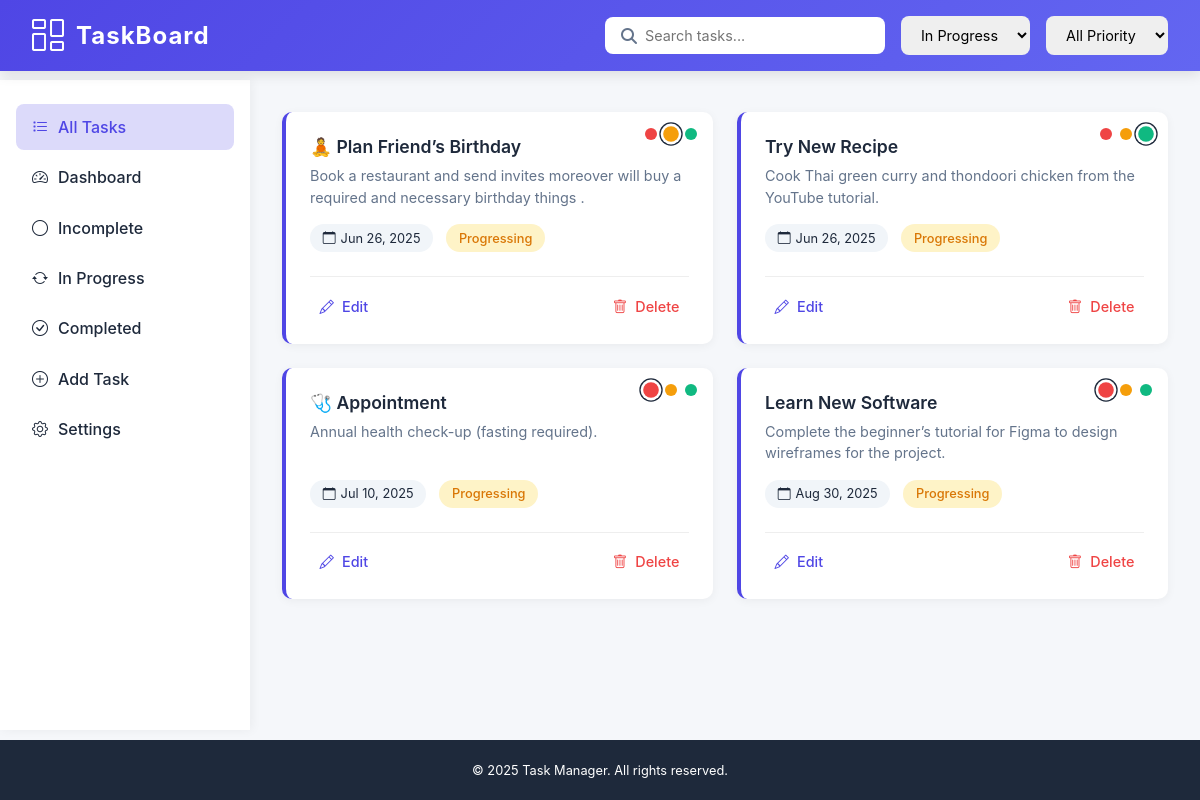
The page /list/?status=progressing (signed in) on the database its author committed.
### app/models.py (models this page shows, shortened)
class Task(models.Model):
    user = models.ForeignKey(User, on_delete=models.CASCADE, null=True, blank=True)  # Link task to user
    title = models.CharField(max_length=255)
    description = models.TextField(blank=True)  # no need for null=True with TextField
    due_date = models.DateField()
    STATUS_CHOICES = [
        ('incomplete', 'Incomplete'),
        ('progressing', 'Progressing'),
        ('completed', 'Completed'),
    ]
    status = models.CharField(max_length=20, choices=STATUS_CHOICES, default='incomplete')
    PRIORITY_CHOICES = [
        ('low', 'Low'),
        ('medium', 'Medium'),
        ('high', 'High'),
    ]
    priority = models.CharField(max_length=20, choices=PRIORITY_CHOICES, default='medium')

### app/views.py (the view)
# urls.py: path('list/', views.task_list, name='task_list'),
def task_list(request):
    status = request.GET.get('status')  # Get the 'status' query parameter
    query = request.GET.get('q')  # Get the 'q' query parameter for search
    tasks = Task.objects.filter(user=request.user)
    if status:
        tasks = tasks.filter(status=status)  # Maintain user filter and add status filter
    if query:
        tasks = tasks.filter(title__icontains=query)  # Maintain all previous filters and add search
    return render(request, 'task_list.html', {'tasks': tasks})

### app/templates/task_list.html (shortened to what this page needs)
{% load static %}
<!DOCTYPE html>
<html lang="en">
<head>
    <link rel="stylesheet" href="https://cdnjs.cloudflare.com/ajax/libs/font-awesome/6.4.0/css/all.min.css">
    <link href="https://cdn.jsdelivr.net/npm/bootstrap-icons@1.10.0/font/bootstrap-icons.css" rel="stylesheet">
</head>
<body>
    <header>
        <div class="logo-container">
            <i class="bi bi-columns-gap logo" style="color: white;"></i>
            <span class="app-name">TaskBoard</span>
        </div>
        <div class="header-controls">
            <form method="get" class="search-container">
                <i class="fas fa-search search-icon"></i>
                <input type="text" name="q" placeholder="Search tasks..." value="{{ request.GET.q }}">
            </form>
            <select name="status" class="filter-select">
                <option value="progressing" {% if request.GET.status == "progressing" %}selected{% endif %}>In Progress</option>
            </select>
            <select name="priority" class="filter-select">
                <option value="">All Priority</option>
            </select>
        </div>
    </header>
    <div class="main-content">
        <div class="sidebar">
            <ul class="sidebar-menu">
                <li class="active">
                    <a href="{% url 'task_list' %}" class="sidebar-link">
                        <i class="bi bi-list-task"></i> All Tasks
                    </a>
                </li>
                <li>
                    <a href="{% url 'dashboard' %}" class="sidebar-link">
                        <i class="bi bi-speedometer2"></i> Dashboard
                    </a>
                </li>
                <li>
                    <a href="{% url 'task_list' %}?status=incomplete" class="sidebar-link">
                        <i class="bi bi-circle"></i> Incomplete
                    </a>
                </li>
                <li>
                    <a href="{% url 'task_list' %}?status=progressing" class="sidebar-link">
                        <i class="bi bi-arrow-repeat"></i> In Progress
                    </a>
                </li>
                <li>
                    <a href="{% url 'task_list' %}?status=completed" class="sidebar-link">
                        <i class="bi bi-check-circle"></i> Completed
                    </a>
                </li>
                <li>
                    <a href="{% url 'add_task' %}" class="sidebar-link">
                        <i class="bi bi-plus-circle"></i> Add Task
                    </a>
                </li>
                <li>
                    <a href="{% url 'settings' %}" class="sidebar-link">
                        <i class="bi bi-gear"></i> Settings
                    </a>
                </li>
            </ul>
        </div>
        <div class="task-container">
            <div class="task-grid">
                {% for task in tasks %}
                <div class="task-card" data-task-id="{{ task.id }}">
                    <div class="priority-buttons">
                        <div class="priority-btn high {% if task.priority == 'high' %}active{% endif %}" title="High Priority"></div>
                        <div class="priority-btn medium {% if task.priority == 'medium' %}active{% endif %}" title="Medium Priority"></div>
                        <div class="priority-btn low {% if task.priority == 'low' %}active{% endif %}" title="Low Priority"></div>
                    </div>
                    <h3 class="task-title">{{ task.title }}</h3>
                    <p class="task-description">{{ task.description|truncatechars:100 }}</p>
                    <div class="task-meta">
                        <span class="task-date">
                            <i class="bi bi-calendar"></i> {{ task.due_date|date:"M d, Y" }}
                        </span>
                        <span class="task-status status-{{ task.status }}">
                            {{ task.get_status_display }}
                        </span>
                    </div>
                    <div class="task-actions">
                        <a href="{% url 'edit_task' task.id %}">
                            <i class="bi bi-pencil"></i> Edit
                        </a>
                        <a href="{% url 'delete_task' task.id %}" class="delete">
                            <i class="bi bi-trash"></i> Delete
                        </a>
                    </div>
                </div>
                {% endfor %}
            </div>
        </div>
    </div>
    <footer>
        <p>&copy; <script>document.write(new Date().getFullYear())</script> Task Manager. All rights reserved.</p>
    </footer>
</body>
</html>

### rows shown on the page
Task: title "🧘 Plan Friend’s Birthday", description "Book a restaurant and send invites moreover will buy a required and necessary birthday things .", due_date "Jun 26, 2025", status "Progressing"
Task: title "Try New Recipe", description "Cook Thai green curry and thondoori chicken from the YouTube tutorial.", due_date "Jun 26, 2025", status "Progressing"
Task: title "🩺 Appointment", description "Annual health check-up (fasting required).", due_date "Jul 10, 2025", status "Progressing"
Task: title "Learn New Software", description "Complete the beginner’s tutorial for Figma to design wireframes for the project.", due_date "Aug 30, 2025", status "Progressing"
